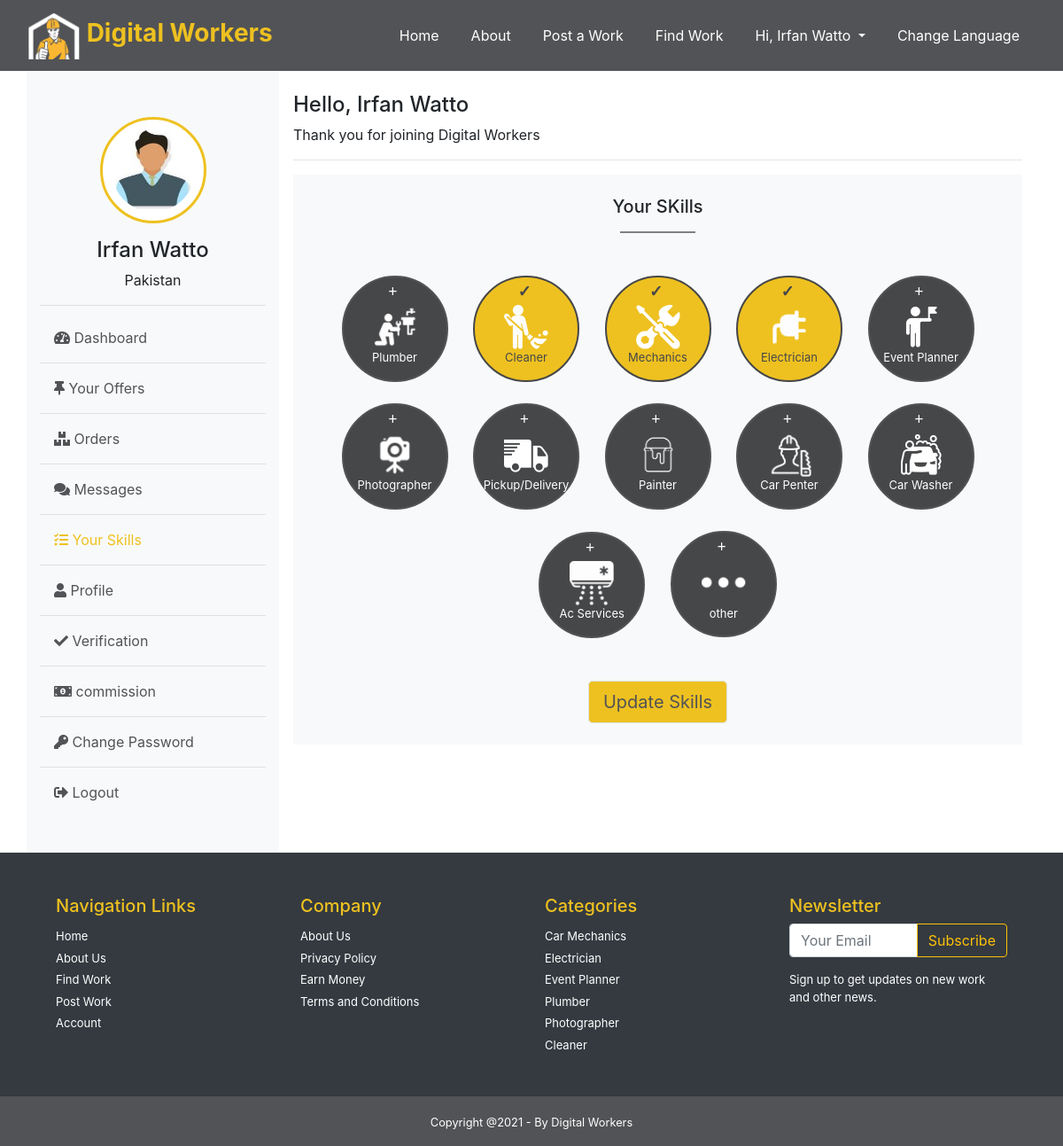
/worker/skills (signed in), run on the app's committed database.
### Home/models.py (models this page shows, shortened)
class User(AbstractBaseUser):
    id = models.BigAutoField(primary_key=True)
    name = models.CharField(max_length=30, blank=True)
    email = models.EmailField(max_length=60, unique=True, blank=False)
    date_joined =models.DateTimeField(auto_now_add=True)
    last_login =models.DateTimeField(auto_now=True,blank=True)
    is_admin = BooleanField(default=False)
    is_active = BooleanField(default=True)
    is_staff = BooleanField(default=False)
    is_superuser = BooleanField(default=False)
    role = models.CharField(max_length=30, default='User', blank=True)
    USERNAME_FIELD = 'email'
    REQUIRED_FIELDS= [ 'name','role']
    objects  = MyUserManager()

class Service(models.Model):
    id = models.BigAutoField(primary_key=True)
    name = models.CharField( max_length=120, null=False, unique=True)
    image = models.ImageField(null=True, upload_to="icons/")
    is_active = models.BooleanField(default=True)
    created_at = models.DateTimeField(auto_now_add=True)

### Middlewares/auth_worker.py (the view)
    def middleware(request):
        if not request.user.is_authenticated:
            messages.error(request, 'You need to login as Worker!')
            return redirect('login')
        elif request.user.role != 'worker':
            messages.error(request, 'You need to login as Worker!')
            return redirect('login')
        response = get_response(request)
        return response

### Middlewares/auth_worker.py (called while the page is built)
def auth_middleware(get_response):
    def middleware(request):
        if not request.user.is_authenticated:
            messages.error(request, 'You need to login as Worker!')
            return redirect('login')
        elif request.user.role != 'worker':
            messages.error(request, 'You need to login as Worker!')
            return redirect('login')
        response = get_response(request)
        return response
    return middleware

### Worker/views.py (called while the page is built)
@auth_middleware
def skills(request):
    worker=Worker.objects.get(user=request.user)
    if request.method == "POST":
        worker.skills=request.POST['skills']
        worker.save()
        messages.success(request, 'Skills Updated Successfully!')
        return redirect("skills")
    context={
        "services":Service.objects.all().order_by('created_at'),
        "worker":worker
    }
    return render(request,"Worker/skills.html", context)

### templates/Worker/skills.html (shortened to what this page needs)
{% extends 'Worker/layout.html' %}
{% block skills %}active{% endblock skills %}
{% load static %}
{% block body %}
<div class="box py-4 bg-light text-center d-none d-block " >
    <h5>Your SKills</h5>
    <hr style="width: 10%; border: 1px solid gray;">
    <form action="skills" method="post">
     <ul class="ks-cboxtags">
        {% for service in services %}
        <li><input type="checkbox" {% if service.name in worker.skills %}checked {% endif %}  class="chkbox" id="{{service.name}}" value="{{service.name}}">
        <label for="{{service.name}}" class="text-center"> <br> <img  src="../media/{{service.image}}" width="50" alt="" srcset=""> <br> {{service.name}}</label></li>
        {% endfor %}
    </ul>
    <button type="submit" name="submit" class=" btn-yellow border btn-lg">Update Skills</button></form>
</div>
{% endblock body %}

### templates/Worker/layout.html (shortened to what this page needs)
<!DOCTYPE html>
<html lang="en">
<head>
    {% load static %}
    <link rel="stylesheet" href="{% static 'css/style.css' %}">
    <link rel="stylesheet" href="{% static 'css/dashboard.css' %}">
    <link rel="stylesheet" href="https://cdn.jsdelivr.net/npm/bootstrap@4.6.0/dist/css/bootstrap.min.css"
>
     <link rel="stylesheet" href="https://pro.fontawesome.com/releases/v5.10.0/css/all.css"
/>
        <link rel="stylesheet" href="https://cdnjs.cloudflare.com/ajax/libs/OwlCarousel2/2.2.1/assets/owl.carousel.min.css">
        <link rel="stylesheet" href="https://cdnjs.cloudflare.com/ajax/libs/OwlCarousel2/2.2.1/assets/owl.theme.default.min.css">
</head>
<body >
    <nav class="navbar navbar-expand-lg navbar-dark bg-gray ">
          <div class="container-fluid">
        <a class="navbar-brand" href="home"><img src="{% static 'images/DIGITAL WORKERS.png' %}" width="60"  alt=""> Digital Workers</a>
        <div class="collapse navbar-collapse" id="navbarSupportedContent">
           <ul class="navbar-nav ml-auto">
            <li class="nav-item {% block home %}{% endblock home %}">
              <a class="nav-link" href="{% url 'index' %}">Home <span class="sr-only">(current)</span></a>
            </li>
            <li class="nav-item {% block about %}{% endblock about %}">
              <a class="nav-link" href="{% url 'about' %}">About</a>
            </li>
            <li class="nav-item {% block post_work %}{% endblock post_work %}">
                <a class="nav-link" href="{% url 'post_work' %}">Post a Work</a>
              </li>
              <li class="nav-item {% block find_work %}{% endblock find_work %}">
                <a class="nav-link" href="{% url 'find_work' %}">Find Work</a>
              </li>
              {% if user.is_authenticated %}
                <li class="nav-item dropdown">
                    <a id="navbarDropdown" class="nav-link dropdown-toggle" href="#" role="button" data-toggle="dropdown" aria-haspopup="true" aria-expanded="false" v-pre>
                     Hi, {% if user.name %} {{user.name}} {% else %}  User Name {% endif %}
                    </a>
                </li>
               {% endif %}
               <li class="nav-item ">
                <a class="nav-link" data-toggle="modal" data-target=".bd-example-modal-lg" >Change Language</a>
              </li>
          </ul>
        </div>
         </div>
    </nav>
<div class="container">
    <div class="row">
        <div class="col-md-3 bg-light">
             <br> <br>
            <div class="info text-center mt-1">
             <img class="user-img" src=" {% static 'images/client.jpg' %}"  alt="">
             <h4 class="mt-3"> {{request.user.name}}</h4>
             <p>{{request.user.location}}  Pakistan</p>
             <hr>
             <ul class="text-left  custom-nav p-0 ">
             <li class="nav-link"><a href="{% url 'worker_dashboard' %}" class=" text-gray fs-16 {% block dashboard %}{% endblock dashboard %}" ><i class="fas fa-tachometer-alt "></i> Dashboard</a>  </li> <hr class="my-2">
             <li class="nav-link"><a href="{% url 'worker_offers' %}" class="text-gray fs-16 {% block offers %}{% endblock offers %}" ><i class="fas fa-thumbtack"></i> Your Offers</a>  </li><hr class="my-2">
             <li class="nav-link"> <a href="{% url 'worker_orders' %}" class=" text-gray fs-16 {% block orders %}{% endblock orders %}"><i class="fas fa-boxes"></i> Orders</a> </li><hr class="my-2">
             <li class="nav-link"><a href="{% url 'worker_inbox' %}" class="  text-gray fs-16 {% block messages %}{% endblock messages %}"><i class="fas fa-comments"></i> Messages</a>  </li><hr class="my-2">
             <li class="nav-link"><a href="{% url 'skills' %}" class="  text-gray fs-16 {% block skills %}{% endblock skills %}"><i class="fas fa-tasks"></i> Your Skills</a>  </li><hr class="my-2">
             <li class="nav-link"><a href="{% url 'worker_profile' %}" class="  text-gray fs-16 {% block profile %}{% endblock profile %}"><i class="fas fa-user"></i> Profile</a>  </li><hr class="my-2">
              <li class="nav-link"><a href="{% url 'verification' %}" class="  text-gray fs-16 {% block verification %}{% endblock verification %}"><i class="fas fa-check"></i> Verification</a>  </li><hr class="my-2">
              <li class="nav-link"><a href="{% url 'commission' %}" class="  text-gray fs-16 {% block commission %}{% endblock commission %}"><i class="fas fa-money-bill-alt"></i> commission</a>  </li><hr class="my-2">
             <li class="nav-link"><a href="{% url 'worker_change_password' %}" class="{% block change_pass %}{% endblock change_pass %}  text-gray fs-16"><i class="fas fa-key"></i> Change Password</a>  </li><hr class="my-2">
             <li class="mb-5 nav-link"><a href="{% url 'logout' %}" class=" text-gray fs-16 "><i class="fas fa-sign-out-alt"></i> Logout</a> </li>
             </ul>
            </div>
        </div>
        <div class="col-md-9 p-3 col2">
            <h4 class="pt-2">Hello, {{request.user.name}}</h4>
            <p>Thank you for joining Digital Workers</p> <hr>
                {% block body %}{% endblock body %}
        </div>
    </div>
</div>
<footer class="bg-dark p-5">
  <div class="footer container  text-white ">
    <div class="row" style="font-size: small;">
      <div class="col-md-3 ">
        <h5 class="text-yellow">Navigation Links</h5>
        <ul class="navbar-nav footer-list" >
          <li><a href="">Home</a></li>
          <li><a href="">About Us</a></li>
          <li><a href="">Find Work</a></li>
          <li><a href="">Post Work</a></li>
          <li><a href="">Account</a></li>
        </ul>
      </div>
      <div class="col-md-3">
        <h5 class="text-yellow">Company </h5>
        <ul class="navbar-nav footer-list" >
          <li><a href=""> About Us</a></li>
          <li><a href=""></a>Privacy Policy</a></li>
          <li><a href=""></a>Earn Money</a></li>
          <li><a href=""></a>Terms and Conditions</a></li>
        </ul>
      </div>
      <div class="col-md-3">
        <h5 class="text-yellow">Categories </h5>
        <ul class="navbar-nav footer-list" >
          <li><a href="">Car Mechanics</a></li>
          <li><a href="">Electrician</a></li>
          <li><a href="">Event Planner</a></li>
          <li><a href="">Plumber</a></li>
          <li><a href="">Photographer</a></li>
          <li><a href="">Cleaner</a></li>
        </ul>
      </div>
      <div class="col-md-3">
        <h5 class="text-yellow">Newsletter </h5>
        <div class="input-group mb-3">
          <input type="text" class="form-control" placeholder="Your Email" aria-label="Recipient's username" aria-describedby="basic-addon2">
          <div class="input-group-append">
            <button class="btn btn-outline-warning" type="button">Subscribe</button>
          </div>
        </div>
        <p>Sign up to get updates on new work and other news.</p>
      </div>
  </div>
  </div>
</footer>
<section class="footer-bottom bg-gray text-center text-white p-3">
  <small>Copyright @2021 - By Digital Workers</small>
</section>
</body>
</html>

### static/css/style.css (style rules this page uses)
html,body { margin:0; padding:0; overflow-x:hidden; }
.bg-gray { background-color: #525356; }
.text-gray { color: #525356; }
.navbar-brand { font-size: 28px !important; font-weight: bold; color: #EEC120 !important; }
.text-yellow { color: #EEC120; }
.nav-item { margin: 0px 10px; }
.nav-link { color: white !important; }
.btn-yellow { padding: 10px 20px; border: none; border-radius: 30px; color: #525356; background-color: #EEC120; }
.footer-list >li> a { color: white !important; }
.footer-list >li { padding-top:5px; }
ul.ks-cboxtags { list-style: none; padding: 20px; }
ul.ks-cboxtags li { display: inline; }
ul.ks-cboxtags li label { display: inline-block; background-color: #464749; border: 2px solid #525356; color: #fff; border-radius: 70px; white-space: nowrap; margin: 12px; font-size: small; -webkit-touch-callout: none; -webkit-user-select: none; -moz-user-select: none; -ms-user-select: none; user-select: none; -webkit-tap-highlight-color: transparent; transition: all .2s; }
ul.ks-cboxtags li label { width: 120px; height: 120px; cursor: pointer; }
ul.ks-cboxtags li label::before { display: inline-block; font-style: normal; font-variant: normal; text-rendering: auto; -webkit-font-smoothing: antialiased; font-family: "Font Awesome 5 Free"; font-weight: 900; font-size: 18px; padding: 2px 6px 2px 2px; content: "\002B"; transition: transform .3s ease-in-out; }
ul.ks-cboxtags li input[type="checkbox"]:checked + label::before { content: "\2713"; transform: rotate(-360deg); transition: transform .3s ease-in-out; }
ul.ks-cboxtags li input[type="checkbox"]:checked + label { border: 2px solid #464749; background-color: #EEC120; color: #464749; transition: all .2s; }

### static/css/dashboard.css (style rules this page uses)
.nav-link > .active { color: #EEC120 ; }
.user-img { border:3px solid #EEC120; border-radius:50%; width:120px; height:120px;padding:10px; background:white; }

### data on the page
User: name "Irfan Watto", user.name "Irfan Watto"
Service: image (picture), name "Plumber"
Service: image (picture), name "Cleaner"
Service: image (picture), name "Mechanics"
Service: image (picture), name "Electrician"
Service: image (picture), name "Event Planner"
Service: image (picture), name "Photographer"
Service: image (picture), name "Pickup/Delivery"
Service: image (picture), name "Painter"
Service: image (picture), name "Car Penter"
Service: image (picture), name "Car Washer"
Service: image (picture), name "Ac Services"
Service: image (picture), name "other"
